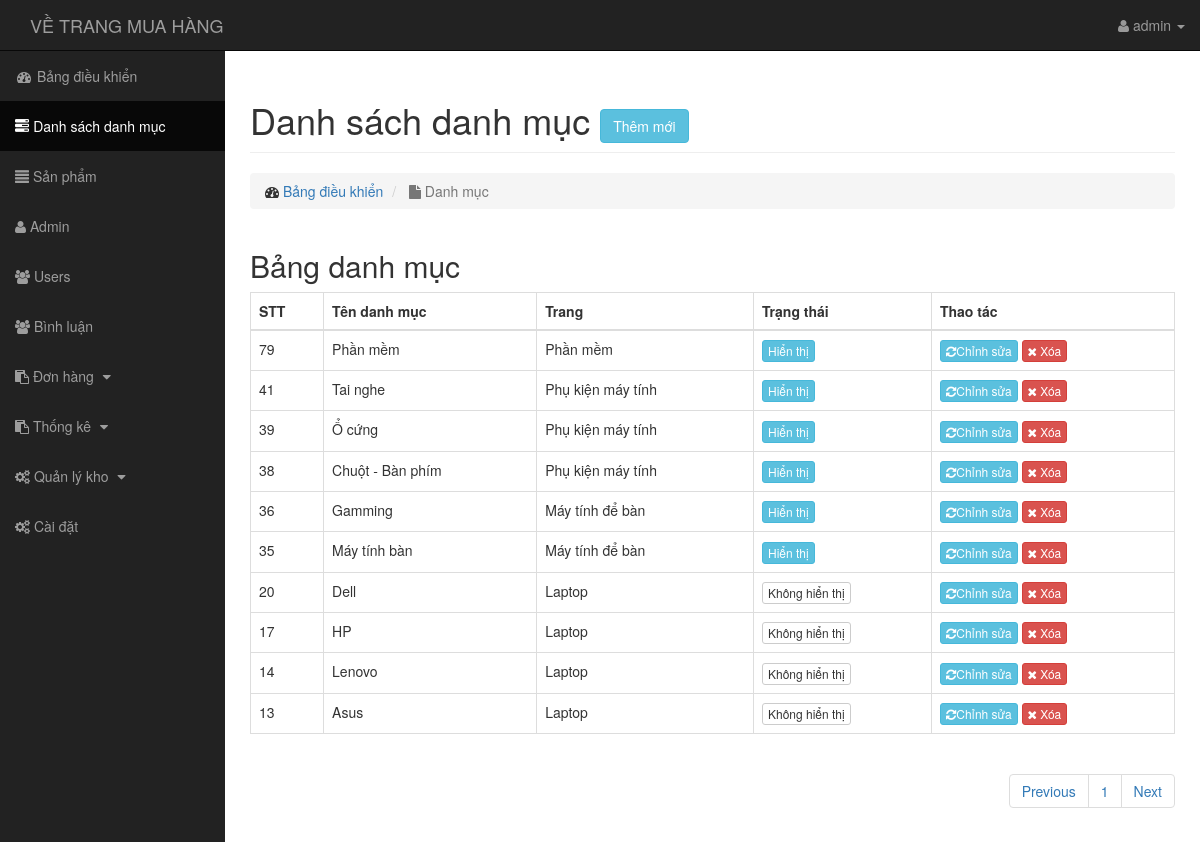
The app's page /admin/modules/category/index.php (signed in) with its own data.
### tables this page shows
CREATE TABLE `category` (
  `id` int(11) NOT NULL,
  `name` varchar(100) NOT NULL,
  `slug` varchar(100) DEFAULT NULL,
  `page_id` int(11) NOT NULL,
  `images` varchar(100) NOT NULL,
  `banner` varchar(100) DEFAULT NULL,
  `home` tinyint(4) DEFAULT '0',
  `status` tinyint(4) DEFAULT '1',
  `create_at` timestamp NOT NULL DEFAULT CURRENT_TIMESTAMP,
  `update_at` timestamp NOT NULL DEFAULT CURRENT_TIMESTAMP ON UPDATE CURRENT_TIMESTAMP
);

CREATE TABLE `page` (
  `id` int(11) NOT NULL,
  `name` varchar(255) NOT NULL,
  `homepage` int(11) NOT NULL DEFAULT '0',
  `slug` varchar(255) NOT NULL,
  `create_update` timestamp NOT NULL DEFAULT CURRENT_TIMESTAMP,
  `update_at` timestamp NOT NULL DEFAULT CURRENT_TIMESTAMP ON UPDATE CURRENT_TIMESTAMP
);

### admin/autoload/dtbase.php (called while the page is built, shortened)
<?php
    class Database
    {
        public $link;
        public function __construct()
        {
            $this->link = mysqli_connect("localhost","root","","banhang") or die ();
            mysqli_set_charset($this->link,"utf8");
        }
        public function countTable($table)
        {
            $sql = "SELECT id FROM  {$table}";
            $result = mysqli_query($this->link, $sql) or die("Lỗi Truy Vấn countTable----" .mysqli_error($this->link));
            $num = mysqli_num_rows($result);
            return $num;
        }
         public  function fetchJone($table,$sql ,$page = 0,$row ,$pagi = false )
        {
            $data = [];
            if ($pagi == true )
            {
                $total = $this->countTable($table);
                $sotrang = ceil($total / $row);
                $start = ($page - 1 ) * $row ;
                $sql .= " LIMIT $start,$row";
                $data = [ "page" => $sotrang];
                $result = mysqli_query($this->link,$sql) or die("Lỗi truy vấn fetchJone ---- " .mysqli_error($this->link));
            }
            else
            {
                $result = mysqli_query($this->link,$sql) or die("Lỗi truy vấn fetchJone ---- " .mysqli_error($this->link));
            }
            if( $result)
            {
                while ($num = mysqli_fetch_assoc($result))
                {
                    $data[] = $num;
                }
            }
            return $data;
        }
    }
?>

### admin/autoload/autoload.php (called while the page is built, shortened)
<?php
    include_once'dtbase.php';
        $db = new Database;
     ?>

### admin/modules/category/index.php (the view, shortened to what this page needs)
<?php
    include_once'../../autoload/autoload.php';
    $sql = "SELECT category.*,page.name as pagecate FROM category LEFT JOIN page on category.page_id = page.id ORDER BY id DESC";
    if (isset($_GET['page'])) {
        $p=$_GET['page'];
    }
    else
    {
        $p=1;
    }
    $category =$db->fetchJone('category',$sql,$p,10,true);
    $sotrang=$category['page'];
    unset($category['page']);
    ?>
<?php include_once'../../../layouts/header.php'?>
<div class="row">
    <div class="col-lg-12">
        <h1 class="page-header">
            Danh sách danh mục <a href="add.php" class="btn btn-info">Thêm mới</a>
        </h1>
        <ol class="breadcrumb">
            <li>
                <i class="fa fa-dashboard"></i>  <a href="../../index.php"> Bảng điều khiển</a>
            </li>
            <li class="active">
                <i class="fa fa-file"></i> Danh mục
            </li>
        </ol>
    </div>
</div>
<div class="row">
    <div class="col-md-12">
        <h2>Bảng danh mục</h2>
        <div class="table-responsive">
            <table class="table table-bordered table-hover">
                <thead>
                    <tr>
                        <th>STT</th>
                        <th>Tên danh mục</th>
                        <th>Trang</th>
                        <th>Trạng thái</th>
                        <th>Thao tác</th>
                    </tr>
                </thead>
                <tbody>
                    <?php foreach ($category as $row) {
                        ?>
                    <tr>
                        <td><?php echo $row['id'];?></td>
                        <td><?php echo $row['name'];?></td>
                        <td><?php echo $row['pagecate']?></td>
                        <td>
                            <a  href="home.php?id=<?php echo $row['id'] ?>"
                                class="btn btn-xs <?php echo $row['home']==1?'btn-info' : 'btn-default'?>">
                            <?php echo $row['home']==1?"Hiển thị":"Không hiển thị" ?>
                            </a>
                        </td>
                        <td>
                            <a href="edit.php?id=<?php echo $row['id'];?>" class="btn btn-xs btn-info" href="edit.php?id=<?php echo $row['id'];?>"><i class="fa fa-refresh" style="color: #fff;"></i>Chỉnh sửa</a>
                            <a class="btn btn-xs btn-danger" href="delete.php?id=<?php echo $row['id'];?>" onclick="return confirm('Bạn thực sự muốn xóa nó?');"><i class="fa fa-remove" style="color: #fff;"></i> Xóa</a>
                        </td>
                    </tr>
                    <?php } ?>
                </tbody>
            </table>
            <div class="pull-right">
                <nav aria-label="page navigation">
                    <ul class="pagination">
                        <li class="page-item">
                            <a class="page-link" href="?page=<?php echo $p-1==0?1:$p-1 ?>" tabindex="-1">Previous</a>
                        </li>
                        <?php for ($i=1; $i <= $sotrang ; $i++): ?>
                        <li class="<?php ($p==$i)?$active:'' ?>"><a class="page-link" href="?page=<?php echo $i;?>"><?php echo $i ?></a></li>
                        <?php endfor ?>
                        <li class="page-item">
                            <a class="page-link" href="?page=<?php echo $p+1<$i?$p+1:$p ?>">Next</a>
                        </li>
                    </ul>
                </nav>
            </div>
        </div>
    </div>
</div>
<?php include_once'../../../layouts/footer.php'?>

### public/admin/css/sb-admin.css (style rules this page uses)
body { margin-top: 100px; background-color: #222; }
@media (min-width:768px) { body { margin-top: 50px; } }

### records on screen
category: id "79", name "Phần mềm", page.name "Phần mềm", home "Hiển thị"
category: id "41", name "Tai nghe", page.name "Phụ kiện máy tính", home "Hiển thị"
category: id "39", name "Ổ cứng", page.name "Phụ kiện máy tính", home "Hiển thị"
category: id "38", name "Chuột - Bàn phím", page.name "Phụ kiện máy tính", home "Hiển thị"
category: id "36", name "Gamming", page.name "Máy tính để bàn", home "Hiển thị"
category: id "35", name "Máy tính bàn", page.name "Máy tính để bàn", home "Hiển thị"
category: id "20", name "Dell", page.name "Laptop", home "Không hiển thị"
category: id "17", name "HP", page.name "Laptop", home "Không hiển thị"
category: id "14", name "Lenovo", page.name "Laptop", home "Không hiển thị"
category: id "13", name "Asus", page.name "Laptop", home "Không hiển thị"

### other values on screen
$_SESSION['admin_user'] "admin"
